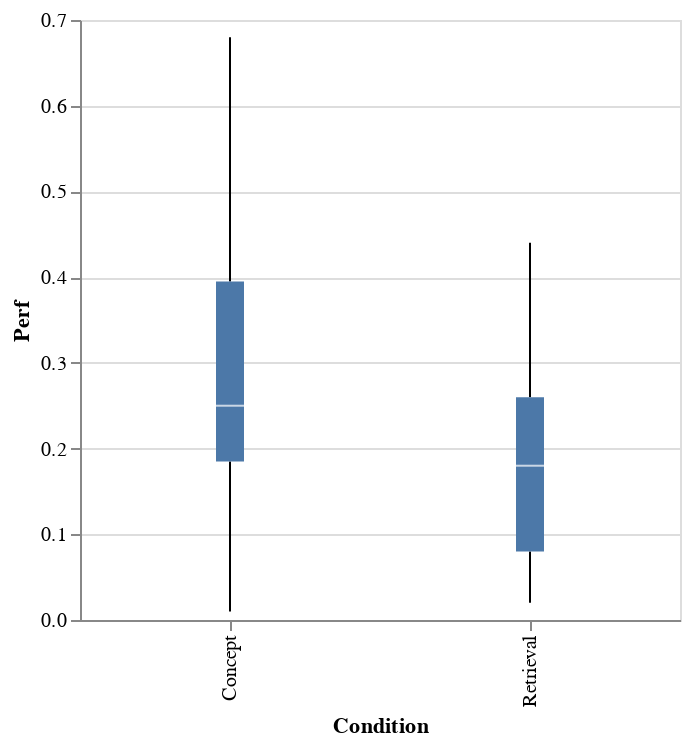

Write notebook code for a chart like this one.
### Markdown cell above
# Question 3

How good were subjects at predicting how well they would do on the follow-up learning test? Calculate a measure of how well subjects predicted their performance and interpret the value in context. (Optionally, you may want to include a visualization as well.)

### Code cell
# YOUR CODE HERE
df_learn["Perf"] = abs(df_learn["TS.avg"] - df_learn["PR.2"])
df_learn["Perf"].describe()

Chart(df_learn).mark_boxplot(extent='min-max').encode(
    x="Condition",
    y="Perf",
).properties(
    width=300,
    height=300
)

### Figure 1 — Vega-Lite specification as saved in the notebook (floating-point values rounded to 4 significant figures)
{"config": {"view": {"continuousWidth": 400, "continuousHeight": 300}}, "data": {"name": "data-558d95180873143ee9d04cc40389ccff"}, "mark": {"type": "boxplot", "extent": "min-max"}, "encoding": {"x": {"field": "Condition", "type": "nominal"}, "y": {"field": "Perf", "type": "quantitative"}}, "height": 300, "width": 300, "$schema": "https://vega.github.io/schema/vega-lite/v4.17.0.json", "datasets": {"data-558d95180873143ee9d04cc40389ccff": [{"ID": "KB1", "Age": 18, "Gender": "Female", "Date.P1": "11/21/16", "Date.P2": "11/28/16", "Condition": "Concept", "IC.1": 1, "IC.2": 1, "Comp.1": 1, "Comp.2": 1, "PR.1": 1.0, "PR.2": 0.8, "MCS.1": 0.75, "Scorer.1": "NK", "MCS.2": 0.67, "Scorer.2": "TT", "MCS.avg": 0.71, "R1CS.1": null, "Scorer.1.1": null, "R1CS.2": null, "Scorer.2.1": null, "R1CS.avg": null, "R2CS.1": null, "Scorer.1.2": null, "R2CS.2": null, "Scorer.2.2": null, "R2CS.avg": null, "TS.1": 0.36, "Scorer.1.3": "NK", "TS.2": 0.42, "Scorer.2.3": "MS", "TS.avg": 0.39, "Exc.1": 0, "Exc.2": 0, "Collection": 1, "Perf": 0.41}, {"ID": "KB2", "Age": 18, "Gender": "Male", "Date.P1": "11/21/16", "Date.P2": "11/28/16", "Condition": "Concept", "IC.1": 1, "IC.2": 1, "Comp.1": 1, "Comp.2": 1, "PR.1": 0.0, "PR.2": 0.7, "MCS.1": 0.4, "Scorer.1": "NK", "MCS.2": 0.367, "Scorer.2": "TT", "MCS.avg": 0.3835, "R1CS.1": null, "Scorer.1.1": null, "R1CS.2": null, "Scorer.2.1": null, "R1CS.avg": null, "R2CS.1": null, "Scorer.1.2": null, "R2CS.2": null, "Scorer.2.2": null, "R2CS.avg": null, "TS.1": 0.48, "Scorer.1.3": "MS", "TS.2": 0.36, "Scorer.2.3": "NK", "TS.avg": 0.42, "Exc.1": 0, "Exc.2": 0, "Collection": 1, "Perf": 0.28}, {"ID": "KB3", "Age": 18, "Gender": "Male", "Date.P1": "11/21/16", "Date.P2": "11/28/16", "Condition": "Concept", "IC.1": 1, "IC.2": 1, "Comp.1": 1, "Comp.2": 1, "PR.1": 0.0, "PR.2": 0.7, "MCS.1": 0.433, "Scorer.1": "NK", "MCS.2": 0.55, "Scorer.2": "MS", "MCS.avg": 0.4915, "R1CS.1": null, "Scorer.1.1": null, "R1CS.2": null, "Scorer.2.1": null, "R1CS.avg": null, "R2CS.1": null, "Scorer.1.2": null, "R2CS.2": null, "Scorer.2.2": null, "R2CS.avg": null, "TS.1": 0.08, "Scorer.1.3": "NK", "TS.2": 0.08, "Scorer.2.3": "MS", "TS.avg": 0.08, "Exc.1": 0, "Exc.2": 0, "Collection": 1, "Perf": 0.62}, {"ID": "KB4", "Age": 19, "Gender": "Female", "Date.P1": "11/21/16", "Date.P2": "11/28/16", "Condition": "Concept", "IC.1": 1, "IC.2": 1, "Comp.1": 1, "Comp.2": 1, "PR.1": 0.0, "PR.2": 0.7, "MCS.1": 0.317, "Scorer.1": "NK", "MCS.2": 0.333, "Scorer.2": "MS", "MCS.avg": 0.325, "R1CS.1": null, "Scorer.1.1": null, "R1CS.2": null, "Scorer.2.1": null, "R1CS.avg": null, "R2CS.1": null, "Scorer.1.2": null, "R2CS.2": null, "Scorer.2.2": null, "R2CS.avg": null, "TS.1": 0.44, "Scorer.1.3": "MS", "TS.2": 0.42, "Scorer.2.3": "NK", "TS.avg": 0.43, "Exc.1": 0, "Exc.2": 0, "Collection": 1, "Perf": 0.27}, {"ID": "KB5", "Age": 19, "Gender": "Female", "Date.P1": "11/22/16", "Date.P2": "11/29/16", "Condition": "Concept", "IC.1": 1, "IC.2": 1, "Comp.1": 1, "Comp.2": 1, "PR.1": 0.0, "PR.2": 0.95, "MCS.1": 0.683, "Scorer.1": "NK", "MCS.2": 0.717, "Scorer.2": "MS", "MCS.avg": 0.7, "R1CS.1": null, "Scorer.1.1": null, "R1CS.2": null, "Scorer.2.1": null, "R1CS.avg": null, "R2CS.1": null, "Scorer.1.2": null, "R2CS.2": null, "Scorer.2.2": null, "R2CS.avg": null, "TS.1": 0.26, "Scorer.1.3": "NK", "TS.2": 0.28, "Scorer.2.3": "MS", "TS.avg": 0.27, "Exc.1": 0, "Exc.2": 0, "Collection": 1, "Perf": 0.68}, {"ID": "KB6", "Age": 19, "Gender": "Male", "Date.P1": "11/22/16", "Date.P2": "11/29/16", "Condition": "Concept", "IC.1": 1, "IC.2": 1, "Comp.1": 1, "Comp.2": 1, "PR.1": 1.0, "PR.2": 0.6, "MCS.1": 0.817, "Scorer.1": "NK", "MCS.2": 0.783, "Scorer.2": "MS", "MCS.avg": 0.8, "R1CS.1": null, "Scorer.1.1": null, "R1CS.2": null, "Scorer.2.1": null, "R1CS.avg": null, "R2CS.1": null, "Scorer.1.2": null, "R2CS.2": null, "Scorer.2.2": null, "R2CS.avg": null, "TS.1": 0.4, "Scorer.1.3": "NK", "TS.2": 0.46, "Scorer.2.3": "MS", "TS.avg": 0.43, "Exc.1": 0, "Exc.2": 0, "Collection": 1, "Perf": 0.17}, {"ID": "KB7", "Age": 18, "Gender": "Male", "Date.P1": "11/22/16", "Date.P2": "12/6/16", "Condition": "Concept", "IC.1": 1, "IC.2": 1, "Comp.1": 1, "Comp.2": 1, "PR.1": 1.0, "PR.2": 0.6, "MCS.1": 0.733, "Scorer.1": "NK", "MCS.2": 0.767, "Scorer.2": "MS", "MCS.avg": 0.75, "R1CS.1": null, "Scorer.1.1": null, "R1CS.2": null, "Scorer.2.1": null, "R1CS.avg": null, "R2CS.1": null, "Scorer.1.2": null, "R2CS.2": null, "Scorer.2.2": null, "R2CS.avg": null, "TS.1": 0.38, "Scorer.1.3": "MS", "TS.2": 0.36, "Scorer.2.3": "CB", "TS.avg": 0.37, "Exc.1": 0, "Exc.2": 0, "Collection": 1, "Perf": 0.23}, {"ID": "KB8", "Age": 20, "Gender": "Male", "Date.P1": "11/22/16", "Date.P2": "11/29/16", "Condition": "Concept", "IC.1": 1, "IC.2": 1, "Comp.1": 1, "Comp.2": 1, "PR.1": 1.0, "PR.2": 0.5, "MCS.1": 0.35, "Scorer.1": "NK", "MCS.2": 0.333, "Scorer.2": "MS", "MCS.avg": 0.3415, "R1CS.1": null, "Scorer.1.1": null, "R1CS.2": null, "Scorer.2.1": null, "R1CS.avg": null, "R2CS.1": null, "Scorer.1.2": null, "R2CS.2": null, "Scorer.2.2": null, "R2CS.avg": null, "TS.1": 0.44, "Scorer.1.3": "NK", "TS.2": 0.46, "Scorer.2.3": "MS", "TS.avg": 0.45, "Exc.1": 0, "Exc.2": 0, "Collection": 1, "Perf": 0.05}, {"ID": "KB9", "Age": 20, "Gender": "Male", "Date.P1": "11/22/16", "Date.P2": "11/28/16", "Condition": "Concept", "IC.1": 1, "IC.2": 1, "Comp.1": 1, "Comp.2": 1, "PR.1": 0.0, "PR.2": 0.6, "MCS.1": 0.65, "Scorer.1": "NK", "MCS.2": 0.65, "Scorer.2": "MS", "MCS.avg": 0.65, "R1CS.1": null, "Scorer.1.1": null, "R1CS.2": null, "Scorer.2.1": null, "R1CS.avg": null, "R2CS.1": null, "Scorer.1.2": null, "R2CS.2": null, "Scorer.2.2": null, "R2CS.avg": null, "TS.1": 0.64, "Scorer.1.3": "MS", "TS.2": 0.58, "Scorer.2.3": "NK", "TS.avg": 0.61, "Exc.1": 0, "Exc.2": 0, "Collection": 1, "Perf": 0.01}, {"ID": "KB10", "Age": 20, "Gender": "Female", "Date.P1": "11/29/16", "Date.P2": "12/6/16", "Condition": "Concept", "IC.1": 1, "IC.2": 1, "Comp.1": 1, "Comp.2": 1, "PR.1": 1.0, "PR.2": 0.9, "MCS.1": 0.817, "Scorer.1": "NK", "MCS.2": 0.783, "Scorer.2": "MS", "MCS.avg": 0.8, "R1CS.1": null, "Scorer.1.1": null, "R1CS.2": null, "Scorer.2.1": null, "R1CS.avg": null, "R2CS.1": null, "Scorer.1.2": null, "R2CS.2": null, "Scorer.2.2": null, "R2CS.avg": null, "TS.1": 0.66, "Scorer.1.3": "NK", "TS.2": 0.7, "Scorer.2.3": "MS", "TS.avg": 0.68, "Exc.1": 0, "Exc.2": 0, "Collection": 1, "Perf": 0.22}, {"ID": "KB11", "Age": 21, "Gender": "Female", "Date.P1": "11/21/16", "Date.P2": "11/28/16", "Condition": "Retrieval", "IC.1": 1, "IC.2": 1, "Comp.1": 1, "Comp.2": 1, "PR.1": null, "PR.2": 0.4, "MCS.1": null, "Scorer.1": null, "MCS.2": null, "Scorer.2": null, "MCS.avg": null, "R1CS.1": 0.6, "Scorer.1.1": "NK", "R1CS.2": 0.6, "Scorer.2.1": "TT", "R1CS.avg": 0.6, "R2CS.1": 0.76, "Scorer.1.2": "NK", "R2CS.2": 0.783, "Scorer.2.2": "TT", "R2CS.avg": 0.772, "TS.1": 0.38, "Scorer.1.3": "MS", "TS.2": 0.3, "Scorer.2.3": "NK", "TS.avg": 0.34, "Exc.1": 0, "Exc.2": 0, "Collection": 1, "Perf": 0.06}, {"ID": "KB12", "Age": 18, "Gender": "Female", "Date.P1": "11/21/16", "Date.P2": "11/29/16", "Condition": "Retrieval", "IC.1": 1, "IC.2": 1, "Comp.1": 1, "Comp.2": 1, "PR.1": null, "PR.2": 0.6, "MCS.1": null, "Scorer.1": null, "MCS.2": null, "Scorer.2": null, "MCS.avg": null, "R1CS.1": 0.81, "Scorer.1.1": "NK", "R1CS.2": 0.85, "Scorer.2.1": "TT", "R1CS.avg": 0.83, "R2CS.1": 0.93, "Scorer.1.2": "NK", "R2CS.2": 0.933, "Scorer.2.2": "TT", "R2CS.avg": 0.932, "TS.1": 0.76, "Scorer.1.3": "NK", "TS.2": 0.82, "Scorer.2.3": "MS", "TS.avg": 0.79, "Exc.1": 0, "Exc.2": 0, "Collection": 1, "Perf": 0.19}, {"ID": "KB13", "Age": 20, "Gender": "Female", "Date.P1": "11/21/16", "Date.P2": "11/28/16", "Condition": "Retrieval", "IC.1": 1, "IC.2": 1, "Comp.1": 1, "Comp.2": 1, "PR.1": null, "PR.2": 0.9, "MCS.1": null, "Scorer.1": null, "MCS.2": null, "Scorer.2": null, "MCS.avg": null, "R1CS.1": 0.63, "Scorer.1.1": "NK", "R1CS.2": 0.617, "Scorer.2.1": "TT", "R1CS.avg": 0.624, "R2CS.1": 0.76, "Scorer.1.2": "NK", "R2CS.2": 0.8, "Scorer.2.2": "TT", "R2CS.avg": 0.78, "TS.1": 0.8, "Scorer.1.3": "MS", "TS.2": 0.8, "Scorer.2.3": "NK", "TS.avg": 0.8, "Exc.1": 0, "Exc.2": 0, "Collection": 1, "Perf": 0.1}, {"ID": "KB14", "Age": 19, "Gender": "Female", "Date.P1": "11/21/16", "Date.P2": "11/28/16", "Condition": "Retrieval", "IC.1": 1, "IC.2": 1, "Comp.1": 1, "Comp.2": 1, "PR.1": null, "PR.2": 0.7, "MCS.1": null, "Scorer.1": null, "MCS.2": null, "Scorer.2": null, "MCS.avg": null, "R1CS.1": 0.56, "Scorer.1.1": "NK", "R1CS.2": 0.567, "Scorer.2.1": "TT", "R1CS.avg": 0.564, "R2CS.1": 0.18, "Scorer.1.2": "NK", "R2CS.2": 0.167, "Scorer.2.2": "TT", "R2CS.avg": 0.174, "TS.1": 0.48, "Scorer.1.3": "MS", "TS.2": 0.4, "Scorer.2.3": "NK", "TS.avg": 0.44, "Exc.1": 0, "Exc.2": 0, "Collection": 1, "Perf": 0.26}, {"ID": "KB15", "Age": 18, "Gender": "Female", "Date.P1": "11/22/16", "Date.P2": "11/29/16", "Condition": "Retrieval", "IC.1": 1, "IC.2": 1, "Comp.1": 1, "Comp.2": 1, "PR.1": null, "PR.2": 0.3, "MCS.1": null, "Scorer.1": null, "MCS.2": null, "Scorer.2": null, "MCS.avg": null, "R1CS.1": 0.4, "Scorer.1.1": "TT", "R1CS.2": 0.35, "Scorer.2.1": "LH", "R1CS.avg": 0.375, "R2CS.1": 0.483, "Scorer.1.2": "TT", "R2CS.2": 0.55, "Scorer.2.2": "LH", "R2CS.avg": 0.517, "TS.1": 0.34, "Scorer.1.3": "MS", "TS.2": 0.34, "Scorer.2.3": "CB", "TS.avg": 0.34, "Exc.1": 0, "Exc.2": 0, "Collection": 1, "Perf": 0.04}, {"ID": "KB16", "Age": 19, "Gender": "Male", "Date.P1": "11/22/16", "Date.P2": "11/29/16", "Condition": "Retrieval", "IC.1": 1, "IC.2": 1, "Comp.1": 1, "Comp.2": 1, "PR.1": null, "PR.2": 0.4, "MCS.1": null, "Scorer.1": null, "MCS.2": null, "Scorer.2": null, "MCS.avg": null, "R1CS.1": 0.5, "Scorer.1.1": "TT", "R1CS.2": 0.55, "Scorer.2.1": "LH", "R1CS.avg": 0.525, "R2CS.1": 0.8, "Scorer.1.2": "TT", "R2CS.2": 0.83, "Scorer.2.2": "LH", "R2CS.avg": 0.82, "TS.1": 0.6, "Scorer.1.3": "NK", "TS.2": 0.6, "Scorer.2.3": "MS", "TS.avg": 0.6, "Exc.1": 0, "Exc.2": 0, "Collection": 1, "Perf": 0.2}, {"ID": "KB18", "Age": 20, "Gender": "Male", "Date.P1": "11/22/16", "Date.P2": "11/29/16", "Condition": "Retrieval", "IC.1": 1, "IC.2": 1, "Comp.1": 1, "Comp.2": 1, "PR.1": null, "PR.2": 0.7, "MCS.1": null, "Scorer.1": null, "MCS.2": null, "Scorer.2": null, "MCS.avg": null, "R1CS.1": 0.7, "Scorer.1.1": "TT", "R1CS.2": 0.67, "Scorer.2.1": "LH", "R1CS.avg": 0.685, "R2CS.1": 0.8, "Scorer.1.2": "TT", "R2CS.2": 0.883, "Scorer.2.2": "LH", "R2CS.avg": 0.842, "TS.1": 0.6, "Scorer.1.3": "MS", "TS.2": 0.64, "Scorer.2.3": "CB", "TS.avg": 0.62, "Exc.1": 0, "Exc.2": 0, "Collection": 1, "Perf": 0.08}, {"ID": "KB19", "Age": 21, "Gender": "Female", "Date.P1": "11/29/16", "Date.P2": "12/6/16", "Condition": "Retrieval", "IC.1": 1, "IC.2": 1, "Comp.1": 1, "Comp.2": 1, "PR.1": null, "PR.2": 0.4, "MCS.1": null, "Scorer.1": null, "MCS.2": null, "Scorer.2": null, "MCS.avg": null, "R1CS.1": 0.57, "Scorer.1.1": "LH", "R1CS.2": 0.65, "Scorer.2.1": "TT", "R1CS.avg": 0.61, "R2CS.1": 0.73, "Scorer.1.2": "LH", "R2CS.2": 0.817, "Scorer.2.2": "TT", "R2CS.avg": 0.774, "TS.1": 0.72, "Scorer.1.3": "NK", "TS.2": 0.74, "Scorer.2.3": "MS", "TS.avg": 0.73, "Exc.1": 0, "Exc.2": 0, "Collection": 1, "Perf": 0.33}, {"ID": "KB20", "Age": 17, "Gender": "Male", "Date.P1": "11/29/16", "Date.P2": "12/6/16", "Condition": "Retrieval", "IC.1": 1, "IC.2": 1, "Comp.1": 1, "Comp.2": 1, "PR.1": null, "PR.2": 0.6, "MCS.1": null, "Scorer.1": null, "MCS.2": null, "Scorer.2": null, "MCS.avg": null, "R1CS.1": 0.583, "Scorer.1.1": "LH", "R1CS.2": 0.633, "Scorer.2.1": "TT", "R1CS.avg": 0.61, "R2CS.1": 0.733, "Scorer.1.2": "LH", "R2CS.2": 0.767, "Scorer.2.2": "TT", "R2CS.avg": 0.75, "TS.1": 0.62, "Scorer.1.3": "NK", "TS.2": 0.62, "Scorer.2.3": "CB", "TS.avg": 0.62, "Exc.1": 0, "Exc.2": 0, "Collection": 1, "Perf": 0.02}, {"ID": "KB21", "Age": 20, "Gender": "Male", "Date.P1": "11/29/16", "Date.P2": "12/6/16", "Condition": "Concept", "IC.1": 1, "IC.2": 1, "Comp.1": 1, "Comp.2": 1, "PR.1": 0.0, "PR.2": 0.8, "MCS.1": 0.55, "Scorer.1": "NK", "MCS.2": 0.583, "Scorer.2": "CB", "MCS.avg": 0.567, "R1CS.1": null, "Scorer.1.1": null, "R1CS.2": null, "Scorer.2.1": null, "R1CS.avg": null, "R2CS.1": null, "Scorer.1.2": null, "R2CS.2": null, "Scorer.2.2": null, "R2CS.avg": null, "TS.1": 0.56, "Scorer.1.3": "MS", "TS.2": 0.6, "Scorer.2.3": "CB", "TS.avg": 0.58, "Exc.1": 0, "Exc.2": 0, "Collection": 1, "Perf": 0.22}, {"ID": "KB22", "Age": 18, "Gender": "Male", "Date.P1": "11/29/16", "Date.P2": "12/6/16", "Condition": "Concept", "IC.1": 1, "IC.2": 1, "Comp.1": 1, "Comp.2": 1, "PR.1": 0.0, "PR.2": 0.6, "MCS.1": 0.417, "Scorer.1": "NK", "MCS.2": 0.433, "Scorer.2": "CB", "MCS.avg": 0.425, "R1CS.1": null, "Scorer.1.1": null, "R1CS.2": null, "Scorer.2.1": null, "R1CS.avg": null, "R2CS.1": null, "Scorer.1.2": null, "R2CS.2": null, "Scorer.2.2": null, "R2CS.avg": null, "TS.1": 0.18, "Scorer.1.3": "NK", "TS.2": 0.2, "Scorer.2.3": "MS", "TS.avg": 0.19, "Exc.1": 0, "Exc.2": 0, "Collection": 1, "Perf": 0.41}, {"ID": "KB23", "Age": 21, "Gender": "Male", "Date.P1": "11/29/16", "Date.P2": "12/6/16", "Condition": "Concept", "IC.1": 1, "IC.2": 1, "Comp.1": 1, "Comp.2": 1, "PR.1": 0.0, "PR.2": 0.9, "MCS.1": 0.56, "Scorer.1": "MS", "MCS.2": 0.45, "Scorer.2": "CB", "MCS.avg": 0.505, "R1CS.1": null, "Scorer.1.1": null, "R1CS.2": null, "Scorer.2.1": null, "R1CS.avg": null, "R2CS.1": null, "Scorer.1.2": null, "R2CS.2": null, "Scorer.2.2": null, "R2CS.avg": null, "TS.1": 0.68, "Scorer.1.3": "MS", "TS.2": 0.68, "Scorer.2.3": "CB", "TS.avg": 0.68, "Exc.1": 0, "Exc.2": 0, "Collection": 1, "Perf": 0.22}, {"ID": "KB24", "Age": 18, "Gender": "Male", "Date.P1": "11/29/16", "Date.P2": "12/6/16", "Condition": "Concept", "IC.1": 1, "IC.2": 1, "Comp.1": 1, "Comp.2": 1, "PR.1": 1.0, "PR.2": 0.9, "MCS.1": 0.917, "Scorer.1": "MS", "MCS.2": 0.8, "Scorer.2": "NK", "MCS.avg": 0.859, "R1CS.1": null, "Scorer.1.1": null, "R1CS.2": null, "Scorer.2.1": null, "R1CS.avg": null, "R2CS.1": null, "Scorer.1.2": null, "R2CS.2": null, "Scorer.2.2": null, "R2CS.avg": null, "TS.1": 0.54, "Scorer.1.3": "NK", "TS.2": 0.52, "Scorer.2.3": "MS", "TS.avg": 0.53, "Exc.1": 0, "Exc.2": 0, "Collection": 1, "Perf": 0.37}, {"ID": "KB25", "Age": 19, "Gender": "Male", "Date.P1": "11/29/16", "Date.P2": "12/6/16", "Condition": "Concept", "IC.1": 1, "IC.2": 1, "Comp.1": 1, "Comp.2": 1, "PR.1": 1.0, "PR.2": 0.6, "MCS.1": 0.683, "Scorer.1": "MS", "MCS.2": 0.667, "Scorer.2": "NK", "MCS.avg": 0.675, "R1CS.1": null, "Scorer.1.1": null, "R1CS.2": null, "Scorer.2.1": null, "R1CS.avg": null, "R2CS.1": null, "Scorer.1.2": null, "R2CS.2": null, "Scorer.2.2": null, "R2CS.avg": null, "TS.1": 0.56, "Scorer.1.3": "NK", "TS.2": 0.62, "Scorer.2.3": "MS", "TS.avg": 0.59, "Exc.1": 0, "Exc.2": 0, "Collection": 1, "Perf": 0.01}, {"ID": "KB26", "Age": 18, "Gender": "Female", "Date.P1": "11/29/16", "Date.P2": "12/6/16", "Condition": "Concept", "IC.1": 1, "IC.2": 1, "Comp.1": 1, "Comp.2": 1, "PR.1": 1.0, "PR.2": 0.7, "MCS.1": 0.667, "Scorer.1": "TT", "MCS.2": 0.65, "Scorer.2": "NK", "MCS.avg": 0.659, "R1CS.1": null, "Scorer.1.1": null, "R1CS.2": null, "Scorer.2.1": null, "R1CS.avg": null, "R2CS.1": null, "Scorer.1.2": null, "R2CS.2": null, "Scorer.2.2": null, "R2CS.avg": null, "TS.1": 0.3, "Scorer.1.3": "MS", "TS.2": 0.3, "Scorer.2.3": "CB", "TS.avg": 0.3, "Exc.1": 0, "Exc.2": 0, "Collection": 1, "Perf": 0.4}, {"ID": "KB27", "Age": 18, "Gender": "Male", "Date.P1": "11/29/16", "Date.P2": "12/6/16", "Condition": "Concept", "IC.1": 1, "IC.2": 1, "Comp.1": 1, "Comp.2": 1, "PR.1": 1.0, "PR.2": 0.7, "MCS.1": 0.5, "Scorer.1": "NK", "MCS.2": 0.5, "Scorer.2": "MS", "MCS.avg": 0.5, "R1CS.1": null, "Scorer.1.1": null, "R1CS.2": null, "Scorer.2.1": null, "R1CS.avg": null, "R2CS.1": null, "Scorer.1.2": null, "R2CS.2": null, "Scorer.2.2": null, "R2CS.avg": null, "TS.1": 0.52, "Scorer.1.3": "MS", "TS.2": 0.52, "Scorer.2.3": "CB", "TS.avg": 0.52, "Exc.1": 0, "Exc.2": 0, "Collection": 1, "Perf": 0.18}, {"ID": "KB28", "Age": 18, "Gender": "Male", "Date.P1": "11/29/16", "Date.P2": "12/2/16", "Condition": "Concept", "IC.1": 1, "IC.2": 1, "Comp.1": 1, "Comp.2": 1, "PR.1": 1.0, "PR.2": 0.5, "MCS.1": 0.55, "Scorer.1": "NK", "MCS.2": 0.617, "Scorer.2": "MS", "MCS.avg": 0.583, "R1CS.1": null, "Scorer.1.1": null, "R1CS.2": null, "Scorer.2.1": null, "R1CS.avg": null, "R2CS.1": null, "Scorer.1.2": null, "R2CS.2": null, "Scorer.2.2": null, "R2CS.avg": null, "TS.1": 0.42, "Scorer.1.3": "NK", "TS.2": 0.44, "Scorer.2.3": "MS", "TS.avg": 0.43, "Exc.1": 0, "Exc.2": 0, "Collection": 1, "Perf": 0.07}, {"ID": "KB29", "Age": 19, "Gender": "Male", "Date.P1": "1/23/17", "Date.P2": "1/31/17", "Condition": "Concept", "IC.1": 1, "IC.2": 1, "Comp.1": 1, "Comp.2": 1, "PR.1": 1.0, "PR.2": 0.9, "MCS.1": 0.867, "Scorer.1": "TT", "MCS.2": 0.85, "Scorer.2": "NK", "MCS.avg": 0.8585, "R1CS.1": null, "Scorer.1.1": null, "R1CS.2": null, "Scorer.2.1": null, "R1CS.avg": null, "R2CS.1": null, "Scorer.1.2": null, "R2CS.2": null, "Scorer.2.2": null, "R2CS.avg": null, "TS.1": 0.6, "Scorer.1.3": "LH", "TS.2": 0.6, "Scorer.2.3": "TT", "TS.avg": 0.6, "Exc.1": 0, "Exc.2": 0, "Collection": 1, "Perf": 0.3}, {"ID": "KB30", "Age": 18, "Gender": "Female", "Date.P1": "1/23/17", "Date.P2": "1/31/17", "Condition": "Concept", "IC.1": 1, "IC.2": 1, "Comp.1": 1, "Comp.2": 1, "PR.1": 1.0, "PR.2": 0.4, "MCS.1": 0.76, "Scorer.1": "NK", "MCS.2": 0.783, "Scorer.2": "TT", "MCS.avg": 0.767, "R1CS.1": null, "Scorer.1.1": null, "R1CS.2": null, "Scorer.2.1": null, "R1CS.avg": null, "R2CS.1": null, "Scorer.1.2": null, "R2CS.2": null, "Scorer.2.2": null, "R2CS.avg": null, "TS.1": 0.8, "Scorer.1.3": "LH", "TS.2": 0.8, "Scorer.2.3": "NK", "TS.avg": 0.8, "Exc.1": 0, "Exc.2": 0, "Collection": 1, "Perf": 0.4}, {"ID": "KB31", "Age": 19, "Gender": "Female", "Date.P1": "1/23/17", "Date.P2": "2/1/17", "Condition": "Concept", "IC.1": 1, "IC.2": 1, "Comp.1": 1, "Comp.2": 1, "PR.1": 1.0, "PR.2": 0.6, "MCS.1": 0.733, "Scorer.1": "TT", "MCS.2": 0.75, "Scorer.2": "NK", "MCS.avg": 0.74, "R1CS.1": null, "Scorer.1.1": null, "R1CS.2": null, "Scorer.2.1": null, "R1CS.avg": null, "R2CS.1": null, "Scorer.1.2": null, "R2CS.2": null, "Scorer.2.2": null, "R2CS.avg": null, "TS.1": 0.22, "Scorer.1.3": "LH", "TS.2": 0.22, "Scorer.2.3": "NK", "TS.avg": 0.22, "Exc.1": 0, "Exc.2": 0, "Collection": 1, "Perf": 0.38}, {"ID": "KB32", "Age": 18, "Gender": "Male", "Date.P1": "1/23/17", "Date.P2": "1/31/17", "Condition": "Concept", "IC.1": 1, "IC.2": 1, "Comp.1": 1, "Comp.2": 1, "PR.1": 0.0, "PR.2": 0.7, "MCS.1": 0.62, "Scorer.1": "NK", "MCS.2": 0.633, "Scorer.2": "TT", "MCS.avg": 0.623, "R1CS.1": null, "Scorer.1.1": null, "R1CS.2": null, "Scorer.2.1": null, "R1CS.avg": null, "R2CS.1": null, "Scorer.1.2": null, "R2CS.2": null, "Scorer.2.2": null, "R2CS.avg": null, "TS.1": 0.54, "Scorer.1.3": "LH", "TS.2": 0.46, "Scorer.2.3": "NK", "TS.avg": 0.5, "Exc.1": 0, "Exc.2": 0, "Collection": 1, "Perf": 0.2}, {"ID": "KB33", "Age": 21, "Gender": "Male", "Date.P1": "1/24/17", "Date.P2": "1/31/17", "Condition": "Concept", "IC.1": 1, "IC.2": 1, "Comp.1": 1, "Comp.2": 1, "PR.1": 1.0, "PR.2": 0.7, "MCS.1": 0.767, "Scorer.1": "TT", "MCS.2": 0.8, "Scorer.2": "NK", "MCS.avg": 0.785, "R1CS.1": null, "Scorer.1.1": null, "R1CS.2": null, "Scorer.2.1": null, "R1CS.avg": null, "R2CS.1": null, "Scorer.1.2": null, "R2CS.2": null, "Scorer.2.2": null, "R2CS.avg": null, "TS.1": 0.64, "Scorer.1.3": "LH", "TS.2": 0.64, "Scorer.2.3": "TT", "TS.avg": 0.64, "Exc.1": 0, "Exc.2": 0, "Collection": 1, "Perf": 0.06}, {"ID": "KB34", "Age": 22, "Gender": "Female", "Date.P1": "1/24/17", "Date.P2": "1/31/17", "Condition": "Retrieval", "IC.1": 1, "IC.2": 1, "Comp.1": 1, "Comp.2": 1, "PR.1": null, "PR.2": 0.8, "MCS.1": null, "Scorer.1": null, "MCS.2": null, "Scorer.2": null, "MCS.avg": null, "R1CS.1": 0.367, "Scorer.1.1": "TT", "R1CS.2": 0.383, "Scorer.2.1": "LH", "R1CS.avg": 0.375, "R2CS.1": 0.567, "Scorer.1.2": "TT", "R2CS.2": 0.6, "Scorer.2.2": "LH", "R2CS.avg": 0.584, "TS.1": 0.42, "Scorer.1.3": "LH", "TS.2": 0.32, "Scorer.2.3": "TT", "TS.avg": 0.37, "Exc.1": 0, "Exc.2": 0, "Collection": 1, "Perf": 0.43}, {"ID": "KB35", "Age": 19, "Gender": "Male", "Date.P1": "1/24/17", "Date.P2": "2/2/17", "Condition": "Retrieval", "IC.1": 1, "IC.2": 1, "Comp.1": 1, "Comp.2": 1, "PR.1": null, "PR.2": 0.9, "MCS.1": null, "Scorer.1": null, "MCS.2": null, "Scorer.2": null, "MCS.avg": null, "R1CS.1": 0.767, "Scorer.1.1": "TT", "R1CS.2": 0.8, "Scorer.2.1": "LH", "R1CS.avg": 0.784, "R2CS.1": 0.867, "Scorer.1.2": "TT", "R2CS.2": 0.9, "Scorer.2.2": "LH", "R2CS.avg": 0.884, "TS.1": 1.0, "Scorer.1.3": "LH", "TS.2": 1.0, "Scorer.2.3": "NK", "TS.avg": 1.0, "Exc.1": 0, "Exc.2": 0, "Collection": 1, "Perf": 0.1}, {"ID": "KB37", "Age": 20, "Gender": "Male", "Date.P1": "1/24/17", "Date.P2": "1/31/17", "Condition": "Retrieval", "IC.1": 1, "IC.2": 1, "Comp.1": 1, "Comp.2": 1, "PR.1": null, "PR.2": 0.8, "MCS.1": null, "Scorer.1": null, "MCS.2": null, "Scorer.2": null, "MCS.avg": null, "R1CS.1": 0.4, "Scorer.1.1": "TT", "R1CS.2": 0.5, "Scorer.2.1": "LH", "R1CS.avg": 0.45, "R2CS.1": 0.75, "Scorer.1.2": "TT", "R2CS.2": 0.8, "Scorer.2.2": "LH", "R2CS.avg": 0.775, "TS.1": 0.44, "Scorer.1.3": "LH", "TS.2": 0.44, "Scorer.2.3": "TT", "TS.avg": 0.44, "Exc.1": 0, "Exc.2": 0, "Collection": 1, "Perf": 0.36}, {"ID": "KB38", "Age": 19, "Gender": "Female", "Date.P1": "1/24/17", "Date.P2": "1/31/17", "Condition": "Concept", "IC.1": 1, "IC.2": 1, "Comp.1": 1, "Comp.2": 1, "PR.1": 1.0, "PR.2": 0.7, "MCS.1": 0.717, "Scorer.1": "NK", "MCS.2": 0.733, "Scorer.2": "TT", "MCS.avg": 0.725, "R1CS.1": null, "Scorer.1.1": null, "R1CS.2": null, "Scorer.2.1": null, "R1CS.avg": null, "R2CS.1": null, "Scorer.1.2": null, "R2CS.2": null, "Scorer.2.2": null, "R2CS.avg": null, "TS.1": 0.22, "Scorer.1.3": "LH", "TS.2": 0.18, "Scorer.2.3": "TT", "TS.avg": 0.2, "Exc.1": 0, "Exc.2": 0, "Collection": 1, "Perf": 0.5}, {"ID": "KB39", "Age": 19, "Gender": "Female", "Date.P1": "1/25/17", "Date.P2": "2/1/17", "Condition": "Concept", "IC.1": 1, "IC.2": 1, "Comp.1": 1, "Comp.2": 1, "PR.1": 0.0, "PR.2": 0.7, "MCS.1": 0.417, "Scorer.1": "NK", "MCS.2": 0.417, "Scorer.2": "TT", "MCS.avg": 0.417, "R1CS.1": null, "Scorer.1.1": null, "R1CS.2": null, "Scorer.2.1": null, "R1CS.avg": null, "R2CS.1": null, "Scorer.1.2": null, "R2CS.2": null, "Scorer.2.2": null, "R2CS.avg": null, "TS.1": 0.48, "Scorer.1.3": "LH", "TS.2": 0.5, "Scorer.2.3": "NK", "TS.avg": 0.49, "Exc.1": 0, "Exc.2": 0, "Collection": 1, "Perf": 0.21}, {"ID": "KB40", "Age": 20, "Gender": "Female", "Date.P1": "1/25/17", "Date.P2": "2/2/17", "Condition": "Retrieval", "IC.1": 1, "IC.2": 1, "Comp.1": 1, "Comp.2": 1, "PR.1": null, "PR.2": 0.4, "MCS.1": null, "Scorer.1": null, "MCS.2": null, "Scorer.2": null, "MCS.avg": null, "R1CS.1": 0.367, "Scorer.1.1": "TT", "R1CS.2": 0.4, "Scorer.2.1": "LH", "R1CS.avg": 0.384, "R2CS.1": 0.65, "Scorer.1.2": "TT", "R2CS.2": 0.717, "Scorer.2.2": "LH", "R2CS.avg": 0.683, "TS.1": 0.66, "Scorer.1.3": "LH", "TS.2": 0.6, "Scorer.2.3": "NK", "TS.avg": 0.63, "Exc.1": 0, "Exc.2": 0, "Collection": 1, "Perf": 0.23}, {"ID": "KB41", "Age": 19, "Gender": "Female", "Date.P1": "1/25/17", "Date.P2": "2/1/17", "Condition": "Retrieval", "IC.1": 1, "IC.2": 1, "Comp.1": 1, "Comp.2": 1, "PR.1": null, "PR.2": 0.6, "MCS.1": null, "Scorer.1": null, "MCS.2": null, "Scorer.2": null, "MCS.avg": null, "R1CS.1": 0.633, "Scorer.1.1": "TT", "R1CS.2": 0.733, "Scorer.2.1": "LH", "R1CS.avg": 0.683, "R2CS.1": 0.767, "Scorer.1.2": "TT", "R2CS.2": 0.833, "Scorer.2.2": "LH", "R2CS.avg": 0.8, "TS.1": 0.66, "Scorer.1.3": "LH", "TS.2": 0.7, "Scorer.2.3": "NK", "TS.avg": 0.68, "Exc.1": 0, "Exc.2": 0, "Collection": 1, "Perf": 0.08}, {"ID": "KB42", "Age": 19, "Gender": "Female", "Date.P1": "1/25/17", "Date.P2": "2/1/17", "Condition": "Retrieval", "IC.1": 1, "IC.2": 1, "Comp.1": 1, "Comp.2": 1, "PR.1": null, "PR.2": 0.4, "MCS.1": null, "Scorer.1": null, "MCS.2": null, "Scorer.2": null, "MCS.avg": null, "R1CS.1": 0.717, "Scorer.1.1": "TT", "R1CS.2": 0.683, "Scorer.2.1": "LH", "R1CS.avg": 0.7, "R2CS.1": 0.7, "Scorer.1.2": "TT", "R2CS.2": 0.7, "Scorer.2.2": "LH", "R2CS.avg": 0.7, "TS.1": 0.88, "Scorer.1.3": "LH", "TS.2": 0.8, "Scorer.2.3": "NK", "TS.avg": 0.84, "Exc.1": 0, "Exc.2": 0, "Collection": 1, "Perf": 0.44}, {"ID": "KB43", "Age": 18, "Gender": "Female", "Date.P1": "1/25/17", "Date.P2": "2/1/17", "Condition": "Retrieval", "IC.1": 1, "IC.2": 1, "Comp.1": 1, "Comp.2": 1, "PR.1": null, "PR.2": 0.4, "MCS.1": null, "Scorer.1": null, "MCS.2": null, "Scorer.2": null, "MCS.avg": null, "R1CS.1": 0.45, "Scorer.1.1": "TT", "R1CS.2": 0.467, "Scorer.2.1": "LH", "R1CS.avg": 0.458, "R2CS.1": 0.717, "Scorer.1.2": "TT", "R2CS.2": 0.717, "Scorer.2.2": "LH", "R2CS.avg": 0.717, "TS.1": 0.58, "Scorer.1.3": "LH", "TS.2": 0.54, "Scorer.2.3": "NK", "TS.avg": 0.56, "Exc.1": 0, "Exc.2": 0, "Collection": 1, "Perf": 0.16}, {"ID": "KB44", "Age": 20, "Gender": "Male", "Date.P1": "1/25/17", "Date.P2": "2/1/17", "Condition": "Concept", "IC.1": 1, "IC.2": 1, "Comp.1": 1, "Comp.2": 1, "PR.1": 0.0, "PR.2": 0.5, "MCS.1": 0.75, "Scorer.1": "TT", "MCS.2": 0.85, "Scorer.2": "NK", "MCS.avg": 0.8, "R1CS.1": null, "Scorer.1.1": null, "R1CS.2": null, "Scorer.2.1": null, "R1CS.avg": null, "R2CS.1": null, "Scorer.1.2": null, "R2CS.2": null, "Scorer.2.2": null, "R2CS.avg": null, "TS.1": 0.82, "Scorer.1.3": "LH", "TS.2": 0.76, "Scorer.2.3": "NK", "TS.avg": 0.79, "Exc.1": 0, "Exc.2": 0, "Collection": 1, "Perf": 0.29}, {"ID": "KB45", "Age": 19, "Gender": "Female", "Date.P1": "1/26/17", "Date.P2": "2/2/17", "Condition": "Retrieval", "IC.1": 1, "IC.2": 1, "Comp.1": 1, "Comp.2": 1, "PR.1": null, "PR.2": 0.5, "MCS.1": null, "Scorer.1": null, "MCS.2": null, "Scorer.2": null, "MCS.avg": null, "R1CS.1": 0.66, "Scorer.1.1": "NK", "R1CS.2": 0.817, "Scorer.2.1": "LH", "R1CS.avg": 0.738, "R2CS.1": 0.8, "Scorer.1.2": "NK", "R2CS.2": 0.85, "Scorer.2.2": "LH", "R2CS.avg": 0.825, "TS.1": 0.68, "Scorer.1.3": "LH", "TS.2": 0.68, "Scorer.2.3": "TT", "TS.avg": 0.68, "Exc.1": 0, "Exc.2": 0, "Collection": 1, "Perf": 0.18}]}}
